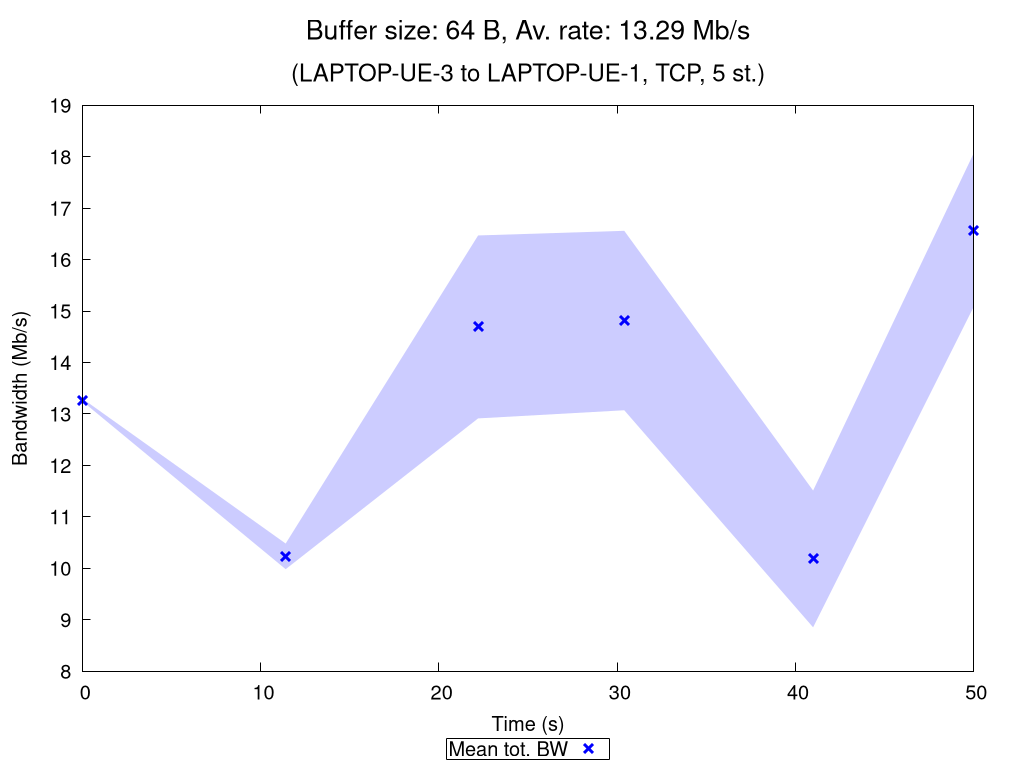

This chart was generated by the following gnuplot code:
set terminal pngcairo nocrop enhanced size 1024,768 font "Verdana,15"
set output "TCP_5_st_2020_10_06_16-04-51_two2one_00064B.png"

set title "{/=20 Buffer size: 64 B, Av. rate: 13.29 Mb/s}\n\n{/=18 (LAPTOP-UE-3 to LAPTOP-UE-1, TCP, 5 st.)}"

set xlabel "Time (s)"
set ylabel "Bandwidth (Mb/s)"
set ytics nomirror
set key bmargin center horizontal box samplen 1 width -1
set bmargin 4.6
set rmargin 4.5

rf = 1000000.0  # rate factor
set style fill transparent solid 0.2 noborder
set autoscale xfix
plot "TCP_5_st_2020_10_06_16-04-51_two2one_00064B_iperf_processed.dat" using 1:($2/rf-$3/rf):($2/rf+$3/rf) with filledcurves lc rgb "blue" notitle, \
     "" using 1:($2/rf) with points pt 2 ps 1.5 lw 3 lc rgb "blue" title "Mean tot. BW", \
